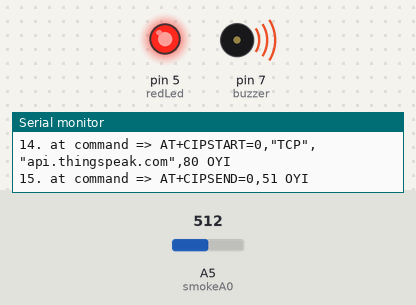
The sketch below on a simulated Arduino Uno, built with avr-gcc and run on an emulated ATmega328P. Parts: output pins drawn as LEDs (lit = HIGH), buzzer (waves = sounding), the last lines printed to the serial monitor. The test bench sets the inputs (shaded band); at power-on: A5 (smokeA0) = 512. The modem accepts every AT command (registered, SIM ready, sends succeed) and sends nothing else.

Above: at 1.2 s.
1.3 s: A5 (smokeA0) set to 411
2.8 s: A5 (smokeA0) set to 391
At 4.2 s:
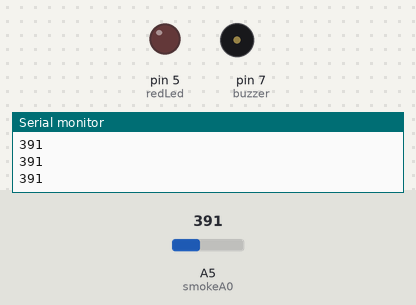
Timing chart, 0 to 5.8 s (numbered marks = the images above; inputs shaded):
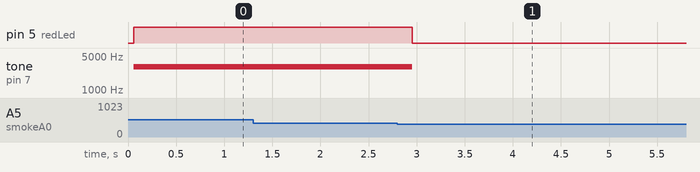

Measured:
- the behaviour switches between 401 and 400 on A5 (smokeA0) (found by bisection; images 0 and 1)
- after the input at 2.8 s, pin 5 (redLed): HIGH → LOW after 0.16 s; tone on pin 7 (buzzer): 3000 Hz → silent after 0.16 s

The sketch:

gas_detector.ino
```cpp
#include <SoftwareSerial.h>
SoftwareSerial esp8266 =  SoftwareSerial(2,3);

String API  = "3GIXCPZUZCURN567";         // API KEY TO THINGSPEAK.COM
String ssid ="Samaksh phone";             // WIFI NETWORK SSID
String PASS ="sammittal";                 // WIFI NETWORK PASSWORD
String HOST = "api.thingspeak.com";
String PORT = "80";

int redLed = 5;                           //LED THAT WILL BLINK WHEN LEAKAGE IS DETECTED
int buzzer = 7;
int smokeA0 = A5;
int sensorThres = 400;                    //threshold value OF DETECTION

int countTrueCommand;
int countTimeCommand;
boolean found = false;

void setup() {
  pinMode(redLed, OUTPUT);
  pinMode(buzzer, OUTPUT);
  pinMode(smokeA0, INPUT);
  Serial.begin(9600);                     //BAUD RATE FOR ARDUINO
  esp8266.begin(115200);                  //BAUD RATE FOR ESP8266

  sendCommand("AT",5,"OK");               //AT COMMANDS CHECK WETHER THE MODULE IS CONNECTED TO WIFI
  sendCommand("AT+CWMODE=1",5,"OK");
  sendCommand("AT+CWJAP=\""+ ssid +"\",\""+ PASS +"\"",20,"OK");

}

void loop() {
  int analogSensor = analogRead(smokeA0);

//  Serial.print("Pin A0: ");
  Serial.println(analogSensor);
  // Checks if it has reached the threshold value
  if (analogSensor > sensorThres)
  {
    digitalWrite(redLed, HIGH);
    tone(buzzer, 3000, 3000);
    String getData = "GET /update?api_key="+ API +"&field1="+analogSensor;
    sendCommand("AT+CIPMUX=1",5,"OK");                                          //AT COMMANDS CHECK WETHER THE MODULE IS CONNECTED TO WIFI
    sendCommand("AT+CIPSTART=0,\"TCP\",\""+ HOST +"\","+ PORT,15,"OK");         //QUERY THE IP ADDRESS AND PORNT NUMBER
    sendCommand("AT+CIPSEND=0,"+String(getData.length()+4),4,">");              //SETS DATA LENGTH WHICH WILL BE SENT
    esp8266.println(getData);
    countTrueCommand++;
    sendCommand("AT+CIPCLOSE=0",5,"OK");
    delay(150);
  }
  else
  {
    digitalWrite(redLed, LOW);
    noTone(buzzer);
  }
  delay(200);
}


void sendCommand(String command, int maxTime, char readReplay[]) {
  Serial.print(countTrueCommand);
  Serial.print(". at command => ");
  Serial.print(command);
  Serial.print(" ");
  while(countTimeCommand < (maxTime*1))
  {
    esp8266.println(command);//at+cipsend
    if(esp8266.find(readReplay))//ok
    {
      found = true;
      break;
    }

    countTimeCommand++;
  }

  if(found == true)
  {
    Serial.println("OYI");
    countTrueCommand++;
    countTimeCommand = 0;
  }

  if(found == false)
  {
    Serial.println("Fail");
    countTrueCommand = 0;
    countTimeCommand = 0;
  }

  found = false;
 }
```
